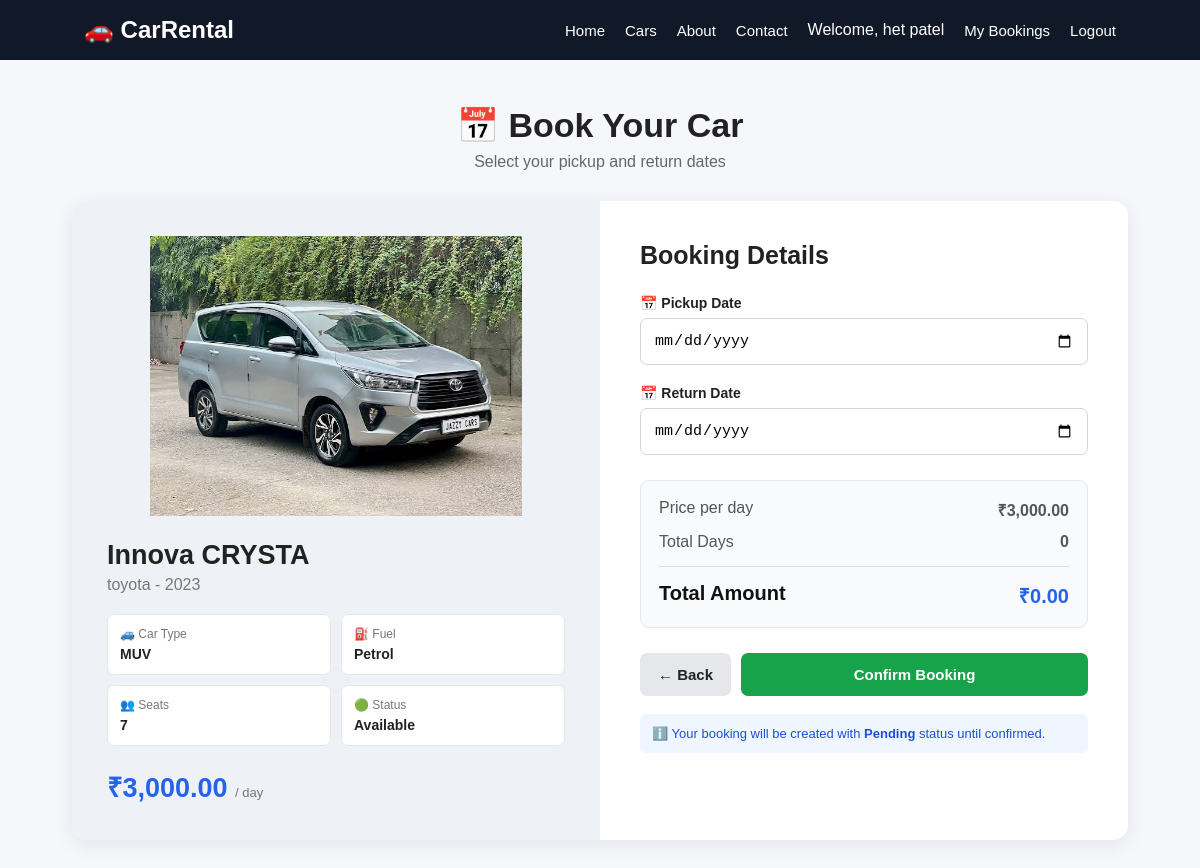
Page /booking.php?car_id=8 (signed in) on the committed database.
### tables this page shows
CREATE TABLE `cars` (
  `car_id` int(11) NOT NULL,
  `car_name` varchar(100) NOT NULL,
  `brand` varchar(100) NOT NULL,
  `model` varchar(50) DEFAULT NULL,
  `car_type` varchar(50) DEFAULT NULL,
  `price_per_day` decimal(10,2) NOT NULL,
  `fuel_type` varchar(30) DEFAULT NULL,
  `seats` int(11) DEFAULT NULL,
  `image` varchar(255) DEFAULT NULL,
  `status` varchar(30) DEFAULT 'Available',
  `created_at` timestamp NOT NULL DEFAULT current_timestamp()
);

### booking.php (the view, shortened to what this page needs)
<?php
include "config/db.php";
$car_id = isset($_GET['car_id']) ? (int) $_GET['car_id'] : 0;
$stmt = mysqli_prepare(
    $conn,
    "SELECT *
     FROM cars
     WHERE car_id = ?"
);
mysqli_stmt_bind_param($stmt, "i", $car_id);
mysqli_stmt_execute($stmt);
$result = mysqli_stmt_get_result($stmt);
$car = mysqli_fetch_assoc($result);
?>
<!DOCTYPE html>
<html lang="en">
<head>
</head>
<body>
<nav class="navbar">
    <div class="logo">
        🚗 CarRental
    </div>
    <div class="nav-links">
        <a href="index.php">Home</a>
        <a href="cars.php">Cars</a>
        <a href="index.php#about">About</a>
        <a href="index.php#contact">Contact</a>
        <span>
            Welcome,
            <?php echo htmlspecialchars($_SESSION['user_name'], ENT_QUOTES, 'UTF-8'); ?>
        </span>
        <a href="my_bookings.php">My Bookings</a>
        <a href="logout.php">Logout</a>
    </div>
</nav>
<div class="container">
    <div class="page-title">
        <h1>📅 Book Your Car</h1>
        <p>
            Select your pickup and return dates
        </p>
    </div>
    <div class="booking-card">
        <div class="car-section">
            <?php if (!empty($car['image']) && file_exists("images/" . $car['image'])) { ?>
                <img
                    src="images/<?php echo htmlspecialchars($car['image'], ENT_QUOTES, 'UTF-8'); ?>"
                    class="car-image"
                    alt="<?php echo htmlspecialchars($car['car_name'], ENT_QUOTES, 'UTF-8'); ?>"
                >
            <?php } else { ?>
                <div class="no-image">
                    🚗
                </div>
            <?php } ?>
            <h2>
                <?php echo htmlspecialchars($car['car_name'], ENT_QUOTES, 'UTF-8'); ?>
            </h2>
            <div class="brand-model">
                <?php echo htmlspecialchars($car['brand'], ENT_QUOTES, 'UTF-8'); ?>
                -
                <?php echo htmlspecialchars($car['model'], ENT_QUOTES, 'UTF-8'); ?>
            </div>
            <div class="car-info">
                <div class="info-box">
                    <div class="info-label">
                        🚙 Car Type
                    </div>
                    <div class="info-value">
                        <?php echo htmlspecialchars($car['car_type'], ENT_QUOTES, 'UTF-8'); ?>
                    </div>
                </div>
                <div class="info-box">
                    <div class="info-label">
                        ⛽ Fuel
                    </div>
                    <div class="info-value">
                        <?php echo htmlspecialchars($car['fuel_type'], ENT_QUOTES, 'UTF-8'); ?>
                    </div>
                </div>
                <div class="info-box">
                    <div class="info-label">
                        👥 Seats
                    </div>
                    <div class="info-value">
                        <?php echo htmlspecialchars($car['seats'], ENT_QUOTES, 'UTF-8'); ?>
                    </div>
                </div>
                <div class="info-box">
                    <div class="info-label">
                        🟢 Status
                    </div>
                    <div class="info-value">
                        Available
                    </div>
                </div>
            </div>
            <div class="price">
                ₹<?php echo number_format((float) $car['price_per_day'], 2); ?>
                <span>
                    / day
                </span>
            </div>
        </div>
        <div class="form-section">
            <h2>Booking Details</h2>
            <form
                method="POST"
                action="confirm_booking.php"
                onsubmit="return validateBooking()"
            >
                <div class="form-group">
                    <label for="pickup_date">
                        📅 Pickup Date
                    </label>
                    <input
                        type="date"
                        id="pickup_date"
                        name="pickup_date"
                        required
                        onchange="calculateTotal()"
                    >
                </div>
                <div class="form-group">
                    <label for="return_date">
                        📅 Return Date
                    </label>
                    <input
                        type="date"
                        id="return_date"
                        name="return_date"
                        required
                        onchange="calculateTotal()"
                    >
                </div>
                <div class="summary">
                    <div class="summary-row">
                        <span>
                            Price per day
                        </span>
                        <strong>
                            ₹<?php echo number_format((float) $car['price_per_day'], 2); ?>
                        </strong>
                    </div>
                    <div class="summary-row">
                        <span>
                            Total Days
                        </span>
                        <strong id="totalDays">
                            0
                        </strong>
                    </div>
                    <div class="summary-row total-row">
                        <span>
                            Total Amount
                        </span>
                        <span class="total-amount">
                            ₹<span id="totalAmount">0.00</span>
                        </span>
                    </div>
                </div>
                <div class="buttons">
                    <a href="cars.php" class="btn back-btn">
                        ← Back
                    </a>
                    <button
                        type="submit"
                        class="btn confirm-btn"
                    >
                        Confirm Booking
                    </button>
                </div>
                <div class="note">
                    ℹ️ Your booking will be created with
                    <strong>Pending</strong> status until confirmed.
                </div>
            </form>
        </div>
    </div>
</div>
</body>
</html>

### booking.php (style rules this page uses)
* { box-sizing: border-box; }
body { margin: 0; font-family: Arial, sans-serif; background: #f5f7fb; color: #222; }
.navbar { background: #111827; color: white; padding: 16px 7%; display: flex; justify-content: space-between; align-items: center; flex-wrap: wrap; gap: 15px; }
.logo { font-size: 24px; font-weight: bold; }
.nav-links { display: flex; align-items: center; gap: 20px; flex-wrap: wrap; }
.nav-links a { color: white; text-decoration: none; font-size: 15px; }
.container { width: 88%; max-width: 1100px; margin: 45px auto; }
.page-title { text-align: center; margin-bottom: 30px; }
.page-title h1 { margin: 0 0 8px; font-size: 34px; }
.page-title p { color: #666; margin: 0; }
.booking-card { background: white; border-radius: 15px; overflow: hidden; box-shadow: 0 5px 20px rgba(0,0,0,0.08); display: grid; grid-template-columns: 1fr 1fr; }
.car-section { background: #eef2f7; padding: 35px; }
.car-image { width: 100%; height: 280px; object-fit: contain; margin-bottom: 20px; }
.car-section h2 { margin: 0 0 5px; font-size: 27px; }
.brand-model { color: #777; margin-bottom: 20px; }
.car-info { display: grid; grid-template-columns: 1fr 1fr; gap: 10px; }
.info-box { background: white; padding: 12px; border-radius: 7px; border: 1px solid #e5e7eb; }
.info-label { color: #777; font-size: 12px; margin-bottom: 5px; }
.info-value { font-weight: bold; font-size: 14px; }
.price { margin-top: 22px; font-size: 27px; font-weight: bold; color: #2563eb; }
.price span { font-size: 13px; color: #777; font-weight: normal; }
.form-section { padding: 40px; }
.form-section h2 { margin: 0 0 25px; font-size: 25px; }
.form-group { margin-bottom: 20px; }
.form-group label { display: block; margin-bottom: 7px; font-weight: bold; font-size: 14px; }
.form-group input { width: 100%; padding: 13px; border: 1px solid #d1d5db; border-radius: 7px; font-size: 15px; }
.summary { background: #f8fafc; border: 1px solid #e5e7eb; border-radius: 9px; padding: 18px; margin: 25px 0; }
.summary-row { display: flex; justify-content: space-between; margin-bottom: 12px; color: #555; }
.summary-row:last-child { margin-bottom: 0; }
.total-row { border-top: 1px solid #ddd; padding-top: 15px; margin-top: 15px; color: #111; font-size: 20px; font-weight: bold; }
.total-amount { color: #2563eb; }
.buttons { display: flex; gap: 10px; }
.btn { padding: 13px 18px; border: none; border-radius: 7px; font-size: 15px; font-weight: bold; text-decoration: none; text-align: center; cursor: pointer; }
.confirm-btn { background: #16a34a; color: white; flex: 1; }
.back-btn { background: #e5e7eb; color: #222; }
.note { margin-top: 18px; padding: 12px; background: #eff6ff; border-radius: 7px; color: #1d4ed8; font-size: 13px; }

### rows in the picture
cars: image (picture), car_name "Innova CRYSTA", brand "toyota", model "2023", car_type "MUV", fuel_type "Petrol", seats "7", price_per_day "3,000.00"

### other values in the picture
$_SESSION['user_name'] "het patel"
